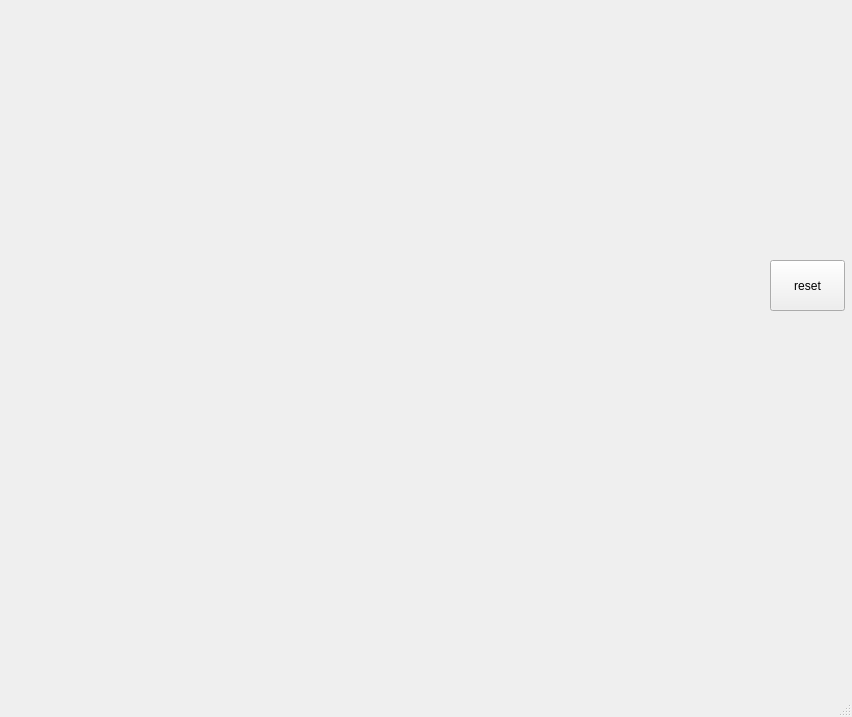
<?xml version="1.0" encoding="UTF-8"?>
<ui version="4.0">
 <class>MainWindow</class>
 <widget class="QMainWindow" name="MainWindow">
  <property name="geometry">
   <rect>
    <x>0</x>
    <y>0</y>
    <width>852</width>
    <height>717</height>
   </rect>
  </property>
  <property name="windowTitle">
   <string>MainWindow</string>
  </property>
  <property name="toolTip">
   <string/>
  </property>
  <widget class="QWidget" name="centralwidget">
   <widget class="QPushButton" name="reset">
    <property name="geometry">
     <rect>
      <x>770</x>
      <y>260</y>
      <width>75</width>
      <height>51</height>
     </rect>
    </property>
    <property name="text">
     <string>reset</string>
    </property>
   </widget>
  </widget>
  <widget class="QMenuBar" name="menubar">
   <property name="geometry">
    <rect>
     <x>0</x>
     <y>0</y>
     <width>852</width>
     <height>21</height>
    </rect>
   </property>
  </widget>
  <widget class="QStatusBar" name="statusbar"/>
 </widget>
 <resources/>
 <connections/>
</ui>
